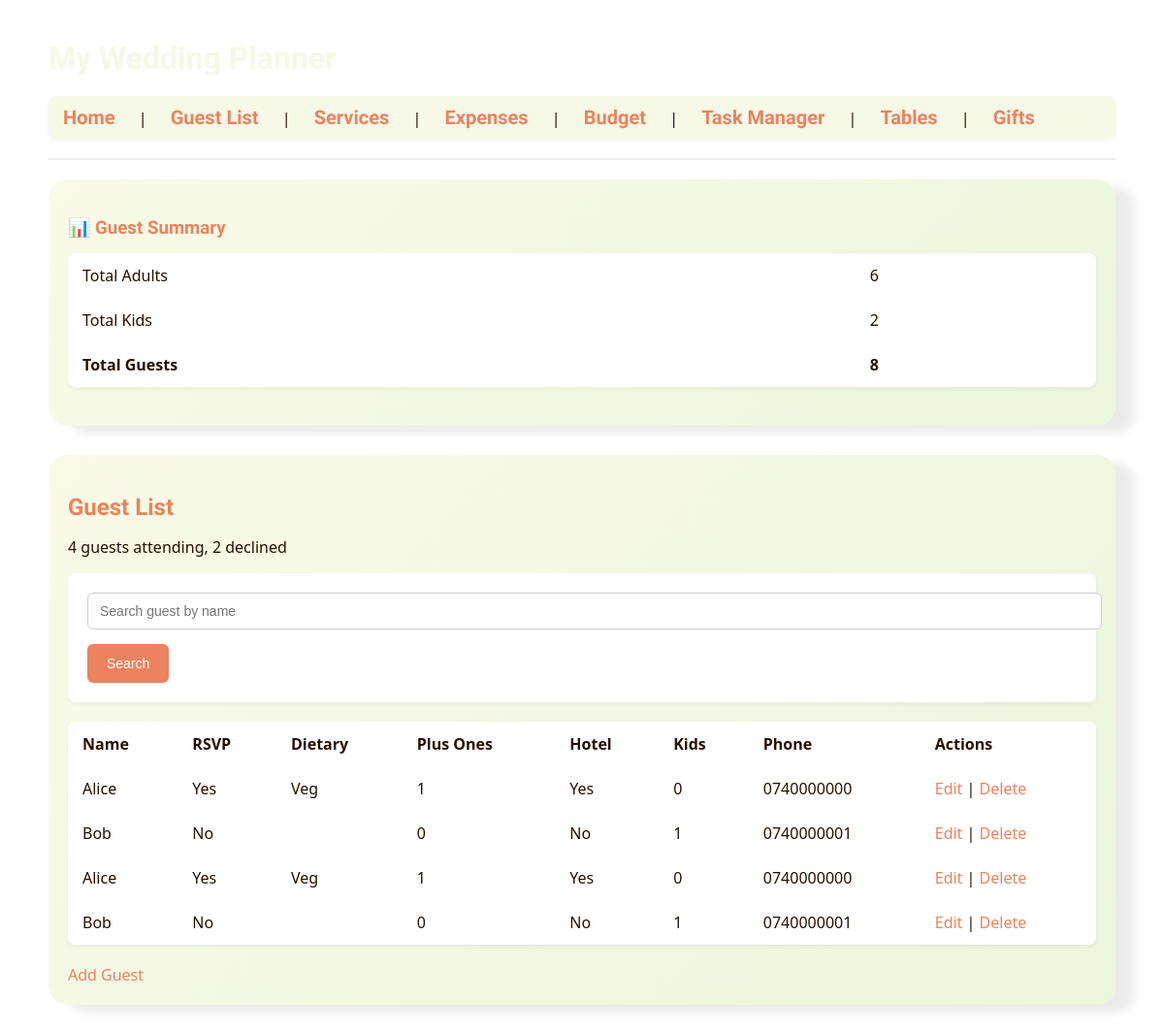
Page /guests on the earlier database version.
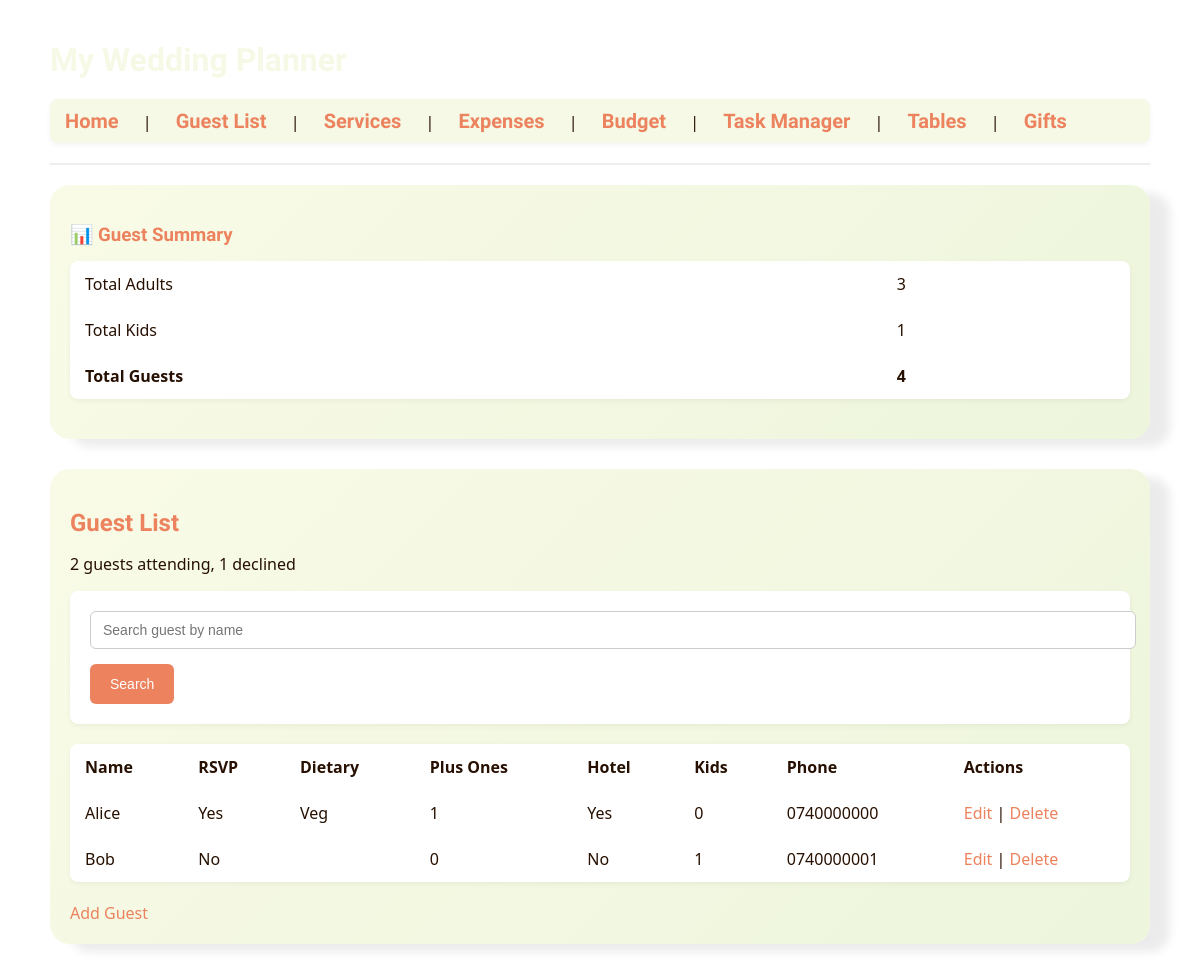
Same page on the later database version.
### tables this page shows
CREATE TABLE guests (
        id INTEGER PRIMARY KEY AUTOINCREMENT,
        name TEXT,
        rsvp TEXT,
        dietary TEXT,
        plus_ones INTEGER,
        kids INTEGER,
        hotel INTEGER,
        phone TEXT,
        table_number INTEGER,
        gift_amount REAL
    , table_assignment INTEGER);

### app.py (the view)
@app.route('/guests')
def index():
    conn = get_db_connection()
    guests = conn.execute('SELECT * FROM guests').fetchall()
    conn.close()
    attending_count = sum(1 + g['plus_ones'] for g in guests if g['rsvp'].lower() == 'yes')
    declined_count = sum(1 for g in guests if g['rsvp'].lower() == 'no')
    total_kids = sum(g['kids'] for g in guests)
    total_adults = len(guests) + sum(g['plus_ones'] for g in guests)
    grand_total = total_adults + total_kids
    return render_template('index.html',
                           guests=guests,
                           attending_count=attending_count,
                           declined_count=declined_count,
                           total_kids=total_kids,
                           total_adults=total_adults,
                           grand_total=grand_total)

### app.py (called while the page is built)
def get_db_connection():
    conn = sqlite3.connect(DB_PATH)
    conn.row_factory = sqlite3.Row
    return conn

### templates/index.html
{% extends 'layout.html' %}
{% block content %}
<div class="content-box">
    <h3>📊 Guest Summary</h3>
    <table>
      <tr>
        <td>Total Adults</td>
        <td>{{ total_adults }}</td>
      </tr>
      <tr>
        <td>Total Kids</td>
        <td>{{ total_kids }}</td>
      </tr>
      <tr>
        <td><strong>Total Guests</strong></td>
        <td><strong>{{ grand_total }}</strong></td>
      </tr>
    </table>
</div>
<div class="content-box">
    <h2>Guest List</h2>
    <p>
      {{ attending_count }} guest{{ 's' if attending_count != 1 else '' }} attending,
      {{ declined_count }} declined
    </p>
    <form method="get" action="{{ url_for('search_guest') }}">
        <input type="text" name="q" placeholder="Search guest by name" required>
        <button type="submit">Search</button>
    </form>
    {% if guests %}
    <table>
        <tr>
            <th>Name</th>
            <th>RSVP</th>
            <th>Dietary</th>
            <th>Plus Ones</th>
            <th>Hotel</th>
            <th>Kids</th>
            <th>Phone</th>
            <th>Actions</th>
        </tr>
        {% for guest in guests %}
        <tr>
            <td>{{ guest.name }}</td>
            <td>{{ guest.rsvp }}</td>
            <td>{{ guest.dietary }}</td>
            <td>{{ guest.plus_ones }}</td>
            <td>{{ 'Yes' if guest.hotel else 'No' }}</td>
            <td>{{ guest.kids }}</td>
            <td>{{ guest.phone or '' }}</td>
            <td>
                <a href="{{ url_for('edit_guest', id=guest['id']) }}">Edit</a> |
                <a href="{{ url_for('delete_guest', id=guest['id']) }}">Delete</a>
            </td>
        </tr>
        {% endfor %}
    </table>
    {% else %}
    <p>No guests yet. <a href="{{ url_for('add_guest') }}">Add one</a>.</p>
    {% endif %}
    <a href="{{ url_for('add_guest') }}">Add Guest</a>
</div>
{% endblock %}

### templates/layout.html (shortened to what this page needs)
<!DOCTYPE html>
<html lang="en">
<head>
    <link rel="stylesheet" href="{{ url_for('static', filename='style.css') }}">
</head>
<body>
    <div class="container">
        <h1>My Wedding Planner</h1>
        <nav>
            <a href="{{ url_for('home') }}">Home</a> |
            <a href="{{ url_for('index') }}">Guest List</a> |
            <a href="{{ url_for('services') }}">Services</a> |
            <a href="{{ url_for('expenses') }}">Expenses</a> |
            <a href="{{ url_for('budget_overview') }}">Budget</a> |
            <a href="{{ url_for('tasks_view') }}">Task Manager</a> |
            <a href="{{ url_for('tables_view') }}">Tables</a> |
            <a href="{{ url_for('edit_gifts') }}">Gifts</a>
        </nav>
        <hr>
        {% block content %}{% endblock %}
    </div>
</body>
</html>

### static/style.css (style rules this page uses)
body { font-family: 'Segoe UI', Tahoma, Geneva, Verdana, sans-serif; background-image: url('images/picture2.jpg'); background-size: cover; background-position: center; background-repeat: no-repeat; color: #271001; margin: 0; padding: 0; }
.container { max-width: 1100px; margin: 0 auto; padding: 20px; }
.content-box { background: linear-gradient(135deg, #f9fbe7, #edf5dc); border-radius: 20px; padding: 20px; box-shadow: 20px 8px 10px rgba(0,0,0,0.08); margin-bottom: 30px; }
h1 { color: #f5f9e5; margin-bottom: 20px; font-family: 'Borel', cursive; }
h2, h3 { color: #ec825e; margin-bottom: 15px; font-family: 'Borel', cursive; }
hr { border: 0; border-top: 2px solid #eee; margin: 20px 0; }
nav { margin-bottom: 20px; background-color: #f5f9e5; padding: 10px 15px; border-radius: 8px; box-shadow: 0 2px 5px rgba(0,0,0,0.05); }
nav a { text-decoration: none; color: #ec825e; margin-right: 20px; font-weight: 1000; transition: color 0.2s; font-family: 'Borel', cursive; font-size: 20px; }
table { width: 100%; border-collapse: collapse; margin-bottom: 20px; background-color: #ffffff; border-radius: 8px; overflow: hidden; box-shadow: 0 2px 5px rgba(0,0,0,0.05); }
table th, table td { padding: 12px 15px; text-align: left; }
table th { background-color: #ffffff; font-weight: 600; }
table tr:nth-child(even) { background-color: #ffffff; }
form { background-color: #fff; padding: 20px; border-radius: 8px; box-shadow: 0 2px 5px rgba(0,0,0,0.05); margin-bottom: 20px; }
form input[type="text"], form input[type="number"], form input[type="date"], form select, form textarea { width: 100%; padding: 10px 12px; margin-bottom: 15px; border: 1px solid #ccc; border-radius: 6px; font-size: 14px; transition: border-color 0.2s; }
form button { background-color: #ec825e; color: #fff; border: none; padding: 12px 20px; border-radius: 6px; cursor: pointer; font-size: 14px; transition: background-color 0.2s; }
a { color: #ec825e; text-decoration: none; }

Differences in the rows shown:
removed guests: name "Alice", rsvp "Yes", dietary "Veg", plus_ones "1", hotel "Yes", kids "0", phone "0740000000"
removed guests: name "Bob", rsvp "No", plus_ones "0", hotel "No", kids "1", phone "0740000001"
Other differences:
{{ total_adults }}: "6" → "3"
{{ total_kids }}: "2" → "1"
{{ grand_total }}: "8" → "4"
{{ attending_count }}: "4" → "2"
{{ declined_count }}: "2" → "1"
